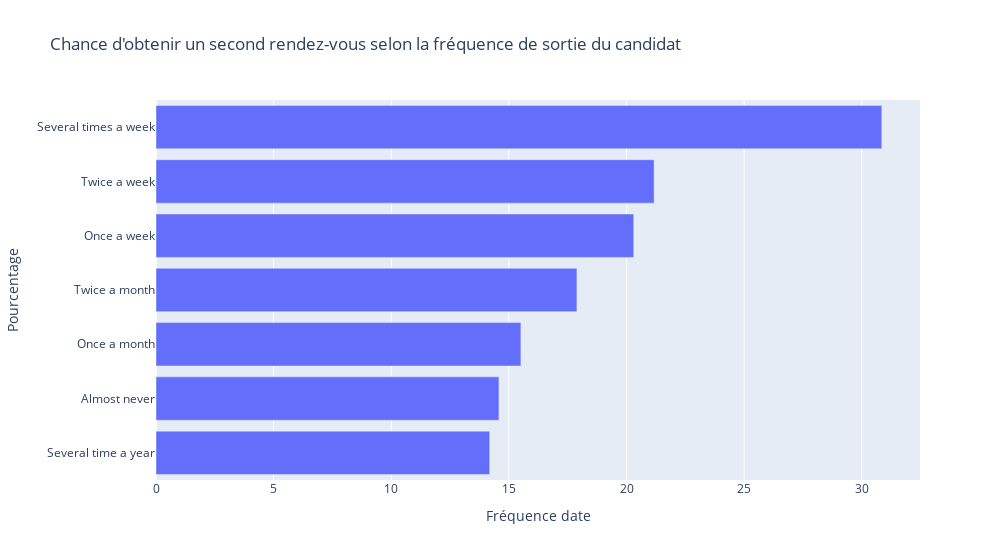

Source (notebook cell):
### Markdown cell above
L'objectif du candidat par rapport au speed dating semble très peu influencer le pourcentage de chance d'obtenir un second rendez-vous

### Code cell
pourcentage_match_freq = df.groupby('date_c')['match'].mean().sort_values(ascending=True)*100
fig = px.bar(
       y = pourcentage_match_freq.index,
       x = pourcentage_match_freq.values,
       title = 'Chance d\'obtenir un second rendez-vous selon la fréquence de sortie du candidat',
       width = 1000,
       orientation = 'h')
fig.update_layout(xaxis_title='Fréquence date', yaxis_title='Pourcentage')
fig.show()

### Figure 1 — Plotly figure (JSON) as saved in the notebook; plotly's stock layout.template omitted (floating-point values rounded to 4 significant figures)
{"data": [{"alignmentgroup": "True", "hovertemplate": "x=%{x}<br>y=%{y}<extra></extra>", "legendgroup": "", "marker": {"color": "#636efa", "pattern": {"shape": ""}}, "name": "", "offsetgroup": "", "orientation": "h", "showlegend": false, "textposition": "auto", "type": "bar", "x": [14.18, 14.58, 15.51, 17.89, 20.31, 21.17, 30.85], "xaxis": "x", "y": ["Several time a year", "Almost never", "Once a month", "Twice a month", "Once a week", "Twice a week", "Several times a week"], "yaxis": "y"}], "layout": {"barmode": "relative", "legend": {"tracegroupgap": 0}, "title": {"text": "Chance d'obtenir un second rendez-vous selon la fréquence de sortie du candidat"}, "width": 1000, "xaxis": {"anchor": "y", "domain": [0, 1], "title": {"text": "Fréquence date"}}, "yaxis": {"anchor": "x", "domain": [0, 1], "title": {"text": "Pourcentage"}}}}
